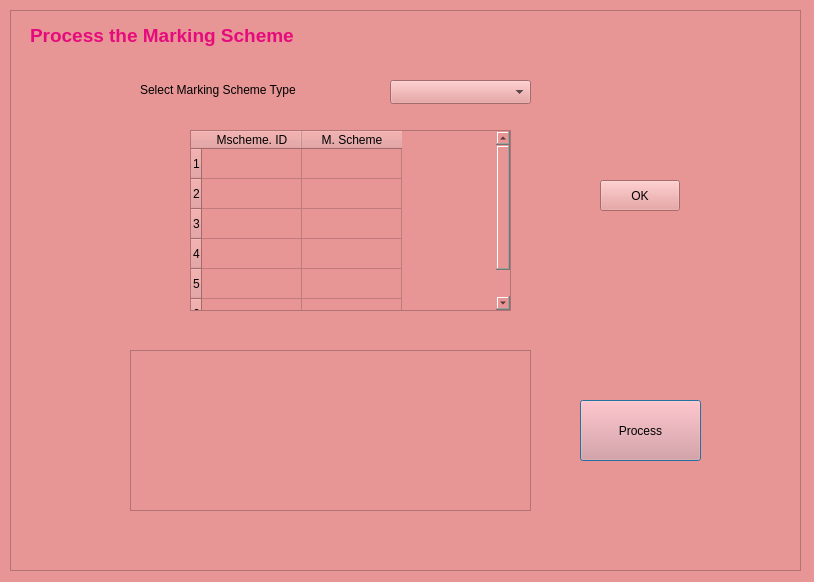
<?xml version="1.0" encoding="UTF-8"?>
<ui version="4.0">
 <class>mschemeprocess</class>
 <widget class="QDialog" name="mschemeprocess">
  <property name="geometry">
   <rect>
    <x>0</x>
    <y>0</y>
    <width>814</width>
    <height>582</height>
   </rect>
  </property>
  <property name="windowTitle">
   <string>Dialog</string>
  </property>
  <property name="styleSheet">
   <string notr="true">background-color: rgb(231, 149, 149)</string>
  </property>
  <widget class="QFrame" name="frame">
   <property name="geometry">
    <rect>
     <x>10</x>
     <y>10</y>
     <width>791</width>
     <height>561</height>
    </rect>
   </property>
   <property name="palette">
    <palette>
     <active>
      <colorrole role="Button">
       <brush brushstyle="SolidPattern">
        <color alpha="255">
         <red>231</red>
         <green>149</green>
         <blue>149</blue>
        </color>
       </brush>
      </colorrole>
      <colorrole role="Base">
       <brush brushstyle="SolidPattern">
        <color alpha="255">
         <red>231</red>
         <green>149</green>
         <blue>149</blue>
        </color>
       </brush>
      </colorrole>
      <colorrole role="Window">
       <brush brushstyle="SolidPattern">
        <color alpha="255">
         <red>231</red>
         <green>149</green>
         <blue>149</blue>
        </color>
       </brush>
      </colorrole>
     </active>
     <inactive>
      <colorrole role="Button">
       <brush brushstyle="SolidPattern">
        <color alpha="255">
         <red>231</red>
         <green>149</green>
         <blue>149</blue>
        </color>
       </brush>
      </colorrole>
      <colorrole role="Base">
       <brush brushstyle="SolidPattern">
        <color alpha="255">
         <red>231</red>
         <green>149</green>
         <blue>149</blue>
        </color>
       </brush>
      </colorrole>
      <colorrole role="Window">
       <brush brushstyle="SolidPattern">
        <color alpha="255">
         <red>231</red>
         <green>149</green>
         <blue>149</blue>
        </color>
       </brush>
      </colorrole>
     </inactive>
     <disabled>
      <colorrole role="Button">
       <brush brushstyle="SolidPattern">
        <color alpha="255">
         <red>231</red>
         <green>149</green>
         <blue>149</blue>
        </color>
       </brush>
      </colorrole>
      <colorrole role="Base">
       <brush brushstyle="SolidPattern">
        <color alpha="255">
         <red>231</red>
         <green>149</green>
         <blue>149</blue>
        </color>
       </brush>
      </colorrole>
      <colorrole role="Window">
       <brush brushstyle="SolidPattern">
        <color alpha="255">
         <red>231</red>
         <green>149</green>
         <blue>149</blue>
        </color>
       </brush>
      </colorrole>
     </disabled>
    </palette>
   </property>
   <property name="frameShape">
    <enum>QFrame::StyledPanel</enum>
   </property>
   <property name="frameShadow">
    <enum>QFrame::Raised</enum>
   </property>
   <widget class="QComboBox" name="comboBox_type">
    <property name="geometry">
     <rect>
      <x>380</x>
      <y>70</y>
      <width>141</width>
      <height>24</height>
     </rect>
    </property>
    <property name="palette">
     <palette>
      <active>
       <colorrole role="Button">
        <brush brushstyle="SolidPattern">
         <color alpha="255">
          <red>231</red>
          <green>149</green>
          <blue>149</blue>
         </color>
        </brush>
       </colorrole>
       <colorrole role="Base">
        <brush brushstyle="SolidPattern">
         <color alpha="255">
          <red>231</red>
          <green>149</green>
          <blue>149</blue>
         </color>
        </brush>
       </colorrole>
       <colorrole role="Window">
        <brush brushstyle="SolidPattern">
         <color alpha="255">
          <red>231</red>
          <green>149</green>
          <blue>149</blue>
         </color>
        </brush>
       </colorrole>
      </active>
      <inactive>
       <colorrole role="Button">
        <brush brushstyle="SolidPattern">
         <color alpha="255">
          <red>231</red>
          <green>149</green>
          <blue>149</blue>
         </color>
        </brush>
       </colorrole>
       <colorrole role="Base">
        <brush brushstyle="SolidPattern">
         <color alpha="255">
          <red>231</red>
          <green>149</green>
          <blue>149</blue>
         </color>
        </brush>
       </colorrole>
       <colorrole role="Window">
        <brush brushstyle="SolidPattern">
         <color alpha="255">
          <red>231</red>
          <green>149</green>
          <blue>149</blue>
         </color>
        </brush>
       </colorrole>
      </inactive>
      <disabled>
       <colorrole role="Button">
        <brush brushstyle="SolidPattern">
         <color alpha="255">
          <red>231</red>
          <green>149</green>
          <blue>149</blue>
         </color>
        </brush>
       </colorrole>
       <colorrole role="Base">
        <brush brushstyle="SolidPattern">
         <color alpha="255">
          <red>231</red>
          <green>149</green>
          <blue>149</blue>
         </color>
        </brush>
       </colorrole>
       <colorrole role="Window">
        <brush brushstyle="SolidPattern">
         <color alpha="255">
          <red>231</red>
          <green>149</green>
          <blue>149</blue>
         </color>
        </brush>
       </colorrole>
      </disabled>
     </palette>
    </property>
    <property name="font">
     <font>
      <pointsize>10</pointsize>
     </font>
    </property>
    <property name="contextMenuPolicy">
     <enum>Qt::DefaultContextMenu</enum>
    </property>
    <property name="styleSheet">
     <string notr="true"/>
    </property>
   </widget>
   <widget class="QLabel" name="label">
    <property name="geometry">
     <rect>
      <x>130</x>
      <y>70</y>
      <width>221</width>
      <height>20</height>
     </rect>
    </property>
    <property name="text">
     <string>Select Marking Scheme Type</string>
    </property>
   </widget>
   <widget class="QTableWidget" name="tableWidget">
    <property name="geometry">
     <rect>
      <x>180</x>
      <y>120</y>
      <width>321</width>
      <height>181</height>
     </rect>
    </property>
    <property name="minimumSize">
     <size>
      <width>321</width>
      <height>0</height>
     </size>
    </property>
    <property name="selectionMode">
     <enum>QAbstractItemView::SingleSelection</enum>
    </property>
    <property name="rowCount">
     <number>6</number>
    </property>
    <property name="columnCount">
     <number>2</number>
    </property>
    <row/>
    <row/>
    <row/>
    <row/>
    <row/>
    <row/>
    <column>
     <property name="text">
      <string>Mscheme. ID</string>
     </property>
    </column>
    <column>
     <property name="text">
      <string>M. Scheme</string>
     </property>
    </column>
   </widget>
   <widget class="QPushButton" name="pushButton_process">
    <property name="geometry">
     <rect>
      <x>570</x>
      <y>390</y>
      <width>121</width>
      <height>61</height>
     </rect>
    </property>
    <property name="text">
     <string>Process</string>
    </property>
   </widget>
   <widget class="QPushButton" name="pushButton_ok">
    <property name="geometry">
     <rect>
      <x>590</x>
      <y>170</y>
      <width>80</width>
      <height>31</height>
     </rect>
    </property>
    <property name="text">
     <string>OK</string>
    </property>
   </widget>
   <widget class="QTextEdit" name="textEdit">
    <property name="geometry">
     <rect>
      <x>120</x>
      <y>340</y>
      <width>401</width>
      <height>161</height>
     </rect>
    </property>
   </widget>
   <widget class="QLabel" name="label_2">
    <property name="geometry">
     <rect>
      <x>20</x>
      <y>10</y>
      <width>301</width>
      <height>31</height>
     </rect>
    </property>
    <property name="text">
     <string>&lt;html&gt;&lt;head/&gt;&lt;body&gt;&lt;p&gt;&lt;span style=&quot; font-size:14pt; font-weight:600; color:#e60b7c;&quot;&gt;Process the Marking Scheme&lt;/span&gt;&lt;/p&gt;&lt;/body&gt;&lt;/html&gt;</string>
    </property>
   </widget>
  </widget>
 </widget>
 <resources/>
 <connections/>
</ui>
